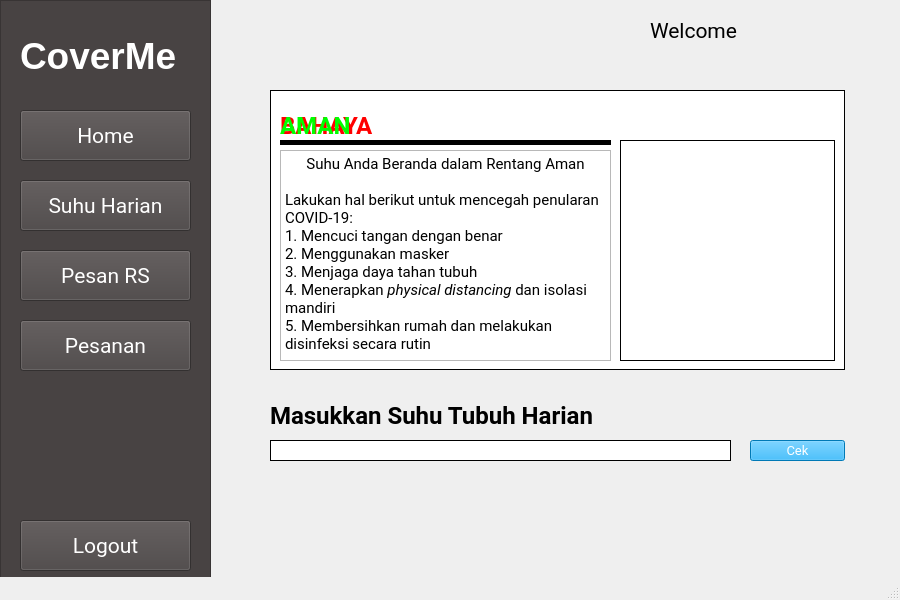
<?xml version="1.0" encoding="UTF-8"?>
<ui version="4.0">
 <class>MainWindow</class>
 <widget class="QMainWindow" name="MainWindow">
  <property name="enabled">
   <bool>true</bool>
  </property>
  <property name="geometry">
   <rect>
    <x>0</x>
    <y>0</y>
    <width>900</width>
    <height>600</height>
   </rect>
  </property>
  <property name="font">
   <font>
    <family>Roboto</family>
    <pointsize>11</pointsize>
   </font>
  </property>
  <property name="windowTitle">
   <string>MainWindow</string>
  </property>
  <widget class="QWidget" name="centralwidget">
   <widget class="QLabel" name="Nama_Admin">
    <property name="geometry">
     <rect>
      <x>650</x>
      <y>0</y>
      <width>251</width>
      <height>61</height>
     </rect>
    </property>
    <property name="font">
     <font>
      <family>Roboto</family>
      <pointsize>16</pointsize>
     </font>
    </property>
    <property name="text">
     <string>Welcome  &lt;KlienName&gt;</string>
    </property>
   </widget>
   <widget class="QLabel" name="header_tambah">
    <property name="geometry">
     <rect>
      <x>270</x>
      <y>400</y>
      <width>351</width>
      <height>31</height>
     </rect>
    </property>
    <property name="font">
     <font>
      <pointsize>18</pointsize>
      <weight>75</weight>
      <bold>true</bold>
     </font>
    </property>
    <property name="styleSheet">
     <string notr="true">QLabel{
	color: rgb(0, 0, 0);
}</string>
    </property>
    <property name="text">
     <string>Masukkan Suhu Tubuh Harian</string>
    </property>
   </widget>
   <widget class="QFrame" name="Sidebar">
    <property name="geometry">
     <rect>
      <x>0</x>
      <y>0</y>
      <width>211</width>
      <height>591</height>
     </rect>
    </property>
    <property name="styleSheet">
     <string notr="true">QFrame{
	background-color: rgb(72, 67, 67);
}</string>
    </property>
    <property name="frameShape">
     <enum>QFrame::StyledPanel</enum>
    </property>
    <property name="frameShadow">
     <enum>QFrame::Raised</enum>
    </property>
    <widget class="QPushButton" name="SuhuHarian">
     <property name="geometry">
      <rect>
       <x>20</x>
       <y>180</y>
       <width>171</width>
       <height>51</height>
      </rect>
     </property>
     <property name="font">
      <font>
       <family>Roboto</family>
       <pointsize>16</pointsize>
      </font>
     </property>
     <property name="styleSheet">
      <string notr="true">QPushButton{
	background-color: rgb(72, 67, 67);
	color: rgb(255, 255, 255);
}</string>
     </property>
     <property name="text">
      <string>Suhu Harian</string>
     </property>
    </widget>
    <widget class="QLabel" name="label">
     <property name="geometry">
      <rect>
       <x>20</x>
       <y>20</y>
       <width>171</width>
       <height>71</height>
      </rect>
     </property>
     <property name="font">
      <font>
       <pointsize>28</pointsize>
       <weight>75</weight>
       <bold>true</bold>
      </font>
     </property>
     <property name="styleSheet">
      <string notr="true">QLabel{
	color: rgb(255, 255, 255);
}</string>
     </property>
     <property name="text">
      <string>CoverMe</string>
     </property>
    </widget>
    <widget class="QPushButton" name="PesanRS">
     <property name="geometry">
      <rect>
       <x>20</x>
       <y>250</y>
       <width>171</width>
       <height>51</height>
      </rect>
     </property>
     <property name="font">
      <font>
       <family>Roboto</family>
       <pointsize>16</pointsize>
      </font>
     </property>
     <property name="styleSheet">
      <string notr="true">QPushButton{
	background-color: rgb(72, 67, 67);
	color: rgb(255, 255, 255);
}</string>
     </property>
     <property name="text">
      <string>Pesan RS</string>
     </property>
    </widget>
    <widget class="QPushButton" name="Pesanan">
     <property name="geometry">
      <rect>
       <x>20</x>
       <y>320</y>
       <width>171</width>
       <height>51</height>
      </rect>
     </property>
     <property name="font">
      <font>
       <family>Roboto</family>
       <pointsize>16</pointsize>
      </font>
     </property>
     <property name="styleSheet">
      <string notr="true">QPushButton{
	background-color: rgb(72, 67, 67);
	color: rgb(255, 255, 255);
}</string>
     </property>
     <property name="text">
      <string>Pesanan</string>
     </property>
    </widget>
    <widget class="QPushButton" name="Home">
     <property name="geometry">
      <rect>
       <x>20</x>
       <y>110</y>
       <width>171</width>
       <height>51</height>
      </rect>
     </property>
     <property name="font">
      <font>
       <family>Roboto</family>
       <pointsize>16</pointsize>
      </font>
     </property>
     <property name="styleSheet">
      <string notr="true">QPushButton{
	background-color: rgb(72, 67, 67);
	color: rgb(255, 255, 255);
}</string>
     </property>
     <property name="text">
      <string>Home</string>
     </property>
    </widget>
    <widget class="QPushButton" name="Logout">
     <property name="geometry">
      <rect>
       <x>20</x>
       <y>520</y>
       <width>171</width>
       <height>51</height>
      </rect>
     </property>
     <property name="font">
      <font>
       <family>Roboto</family>
       <pointsize>16</pointsize>
      </font>
     </property>
     <property name="styleSheet">
      <string notr="true">QPushButton{
	background-color: rgb(72, 67, 67);
	color: rgb(255, 255, 255);
}</string>
     </property>
     <property name="text">
      <string>Logout</string>
     </property>
    </widget>
   </widget>
   <widget class="QLineEdit" name="edit_positif">
    <property name="enabled">
     <bool>true</bool>
    </property>
    <property name="geometry">
     <rect>
      <x>270</x>
      <y>440</y>
      <width>461</width>
      <height>21</height>
     </rect>
    </property>
    <property name="font">
     <font>
      <family>Roboto</family>
      <pointsize>12</pointsize>
      <weight>75</weight>
      <bold>true</bold>
     </font>
    </property>
    <property name="styleSheet">
     <string notr="true">border-style: solid;
border-color: rgb(0, 0, 0);
border-width:1px;
border-style: solid;</string>
    </property>
    <property name="text">
     <string/>
    </property>
    <property name="alignment">
     <set>Qt::AlignCenter</set>
    </property>
   </widget>
   <widget class="QPushButton" name="button_cek_suhu">
    <property name="enabled">
     <bool>true</bool>
    </property>
    <property name="geometry">
     <rect>
      <x>750</x>
      <y>440</y>
      <width>95</width>
      <height>21</height>
     </rect>
    </property>
    <property name="font">
     <font>
      <family>Roboto</family>
      <pointsize>10</pointsize>
     </font>
    </property>
    <property name="styleSheet">
     <string notr="true">background-color: rgb(0, 170, 255);
color: rgb(255, 255, 255);</string>
    </property>
    <property name="text">
     <string>Cek</string>
    </property>
   </widget>
   <widget class="QLabel" name="label_2">
    <property name="enabled">
     <bool>false</bool>
    </property>
    <property name="geometry">
     <rect>
      <x>270</x>
      <y>90</y>
      <width>575</width>
      <height>280</height>
     </rect>
    </property>
    <property name="styleSheet">
     <string notr="true">background-color: rgb(255, 255, 255);
border-color: rgb(0, 0, 0);
border-width:1px;
border-style: solid;</string>
    </property>
    <property name="text">
     <string/>
    </property>
   </widget>
   <widget class="QLabel" name="label_3">
    <property name="enabled">
     <bool>false</bool>
    </property>
    <property name="geometry">
     <rect>
      <x>280</x>
      <y>140</y>
      <width>331</width>
      <height>5</height>
     </rect>
    </property>
    <property name="font">
     <font>
      <pointsize>13</pointsize>
     </font>
    </property>
    <property name="styleSheet">
     <string notr="true">background-color: rgb(0, 0, 0);</string>
    </property>
    <property name="text">
     <string/>
    </property>
   </widget>
   <widget class="QLabel" name="gambar_bahaya">
    <property name="enabled">
     <bool>true</bool>
    </property>
    <property name="geometry">
     <rect>
      <x>620</x>
      <y>140</y>
      <width>215</width>
      <height>221</height>
     </rect>
    </property>
    <property name="styleSheet">
     <string notr="true">border-color: rgb(0, 0, 0);
border-width:1px;
border-style: solid;</string>
    </property>
    <property name="text">
     <string/>
    </property>
    <property name="pixmap">
     <pixmap>../img/sakit.jpg</pixmap>
    </property>
    <property name="scaledContents">
     <bool>true</bool>
    </property>
    <property name="wordWrap">
     <bool>false</bool>
    </property>
   </widget>
   <widget class="QLabel" name="gambar_aman">
    <property name="enabled">
     <bool>true</bool>
    </property>
    <property name="geometry">
     <rect>
      <x>620</x>
      <y>140</y>
      <width>215</width>
      <height>221</height>
     </rect>
    </property>
    <property name="styleSheet">
     <string notr="true">border-color: rgb(0, 0, 0);
border-width:1px;
border-style: solid;</string>
    </property>
    <property name="text">
     <string/>
    </property>
    <property name="pixmap">
     <pixmap>../img/sehat.jpg</pixmap>
    </property>
    <property name="scaledContents">
     <bool>true</bool>
    </property>
    <property name="wordWrap">
     <bool>false</bool>
    </property>
   </widget>
   <widget class="QLabel" name="text_bahaya">
    <property name="geometry">
     <rect>
      <x>280</x>
      <y>110</y>
      <width>151</width>
      <height>31</height>
     </rect>
    </property>
    <property name="font">
     <font>
      <pointsize>18</pointsize>
      <weight>75</weight>
      <bold>true</bold>
     </font>
    </property>
    <property name="styleSheet">
     <string notr="true">QLabel{
	color: rgb(255, 0, 0);
}</string>
    </property>
    <property name="text">
     <string>BAHAYA</string>
    </property>
   </widget>
   <widget class="QLabel" name="text_aman">
    <property name="geometry">
     <rect>
      <x>280</x>
      <y>110</y>
      <width>151</width>
      <height>31</height>
     </rect>
    </property>
    <property name="font">
     <font>
      <pointsize>18</pointsize>
      <weight>75</weight>
      <bold>true</bold>
     </font>
    </property>
    <property name="styleSheet">
     <string notr="true">QLabel{
	color: rgb(0, 255, 0);
}</string>
    </property>
    <property name="text">
     <string>AMAN</string>
    </property>
   </widget>
   <widget class="QTextBrowser" name="pesan_bahaya">
    <property name="geometry">
     <rect>
      <x>280</x>
      <y>150</y>
      <width>331</width>
      <height>211</height>
     </rect>
    </property>
    <property name="html">
     <string>&lt;!DOCTYPE HTML PUBLIC &quot;-//W3C//DTD HTML 4.0//EN&quot; &quot;http://www.w3.org/TR/REC-html40/strict.dtd&quot;&gt;
&lt;html&gt;&lt;head&gt;&lt;meta name=&quot;qrichtext&quot; content=&quot;1&quot; /&gt;&lt;style type=&quot;text/css&quot;&gt;
p, li { white-space: pre-wrap; }
&lt;/style&gt;&lt;/head&gt;&lt;body style=&quot; font-family:'Roboto'; font-size:11pt; font-weight:400; font-style:normal;&quot;&gt;
&lt;p align=&quot;center&quot; style=&quot; margin-top:0px; margin-bottom:0px; margin-left:0px; margin-right:0px; -qt-block-indent:0; text-indent:0px;&quot;&gt;Suhu Anda Beranda dalam Rentang Bahaya&lt;/p&gt;
&lt;p align=&quot;justify&quot; style=&quot;-qt-paragraph-type:empty; margin-top:0px; margin-bottom:0px; margin-left:0px; margin-right:0px; -qt-block-indent:0; text-indent:0px;&quot;&gt;&lt;br /&gt;&lt;/p&gt;
&lt;p align=&quot;justify&quot; style=&quot; margin-top:0px; margin-bottom:0px; margin-left:0px; margin-right:0px; -qt-block-indent:0; text-indent:0px;&quot;&gt;1. Apabila Anda tidak merasakan gejala COVID-19 seperti sesak nafas dan nyeri dada, lakukan isolasi mandiri di rumah Anda hingga suhu Anda kembali ke Rentang Aman.&lt;/p&gt;
&lt;p align=&quot;justify&quot; style=&quot;-qt-paragraph-type:empty; margin-top:0px; margin-bottom:0px; margin-left:0px; margin-right:0px; -qt-block-indent:0; text-indent:0px;&quot;&gt;&lt;br /&gt;&lt;/p&gt;
&lt;p align=&quot;justify&quot; style=&quot; margin-top:0px; margin-bottom:0px; margin-left:0px; margin-right:0px; -qt-block-indent:0; text-indent:0px;&quot;&gt;2. Apabila Anda merasakan gejala COVID-19, segera melakukan pemesanan rumah sakit. Pemesanan rumah sakit dapat dilakukan melalui menu Pesan RS.&lt;/p&gt;&lt;/body&gt;&lt;/html&gt;</string>
    </property>
   </widget>
   <widget class="QTextBrowser" name="pesan_aman">
    <property name="geometry">
     <rect>
      <x>280</x>
      <y>150</y>
      <width>331</width>
      <height>211</height>
     </rect>
    </property>
    <property name="html">
     <string>&lt;!DOCTYPE HTML PUBLIC &quot;-//W3C//DTD HTML 4.0//EN&quot; &quot;http://www.w3.org/TR/REC-html40/strict.dtd&quot;&gt;
&lt;html&gt;&lt;head&gt;&lt;meta name=&quot;qrichtext&quot; content=&quot;1&quot; /&gt;&lt;style type=&quot;text/css&quot;&gt;
p, li { white-space: pre-wrap; }
&lt;/style&gt;&lt;/head&gt;&lt;body style=&quot; font-family:'Roboto'; font-size:11pt; font-weight:400; font-style:normal;&quot;&gt;
&lt;p align=&quot;center&quot; style=&quot; margin-top:0px; margin-bottom:0px; margin-left:0px; margin-right:0px; -qt-block-indent:0; text-indent:0px;&quot;&gt;Suhu Anda Beranda dalam Rentang Aman&lt;/p&gt;
&lt;p style=&quot;-qt-paragraph-type:empty; margin-top:0px; margin-bottom:0px; margin-left:0px; margin-right:0px; -qt-block-indent:0; text-indent:0px;&quot;&gt;&lt;br /&gt;&lt;/p&gt;
&lt;p style=&quot; margin-top:0px; margin-bottom:0px; margin-left:0px; margin-right:0px; -qt-block-indent:0; text-indent:0px;&quot;&gt;Lakukan hal berikut untuk mencegah penularan COVID-19:&lt;/p&gt;
&lt;p style=&quot; margin-top:0px; margin-bottom:0px; margin-left:0px; margin-right:0px; -qt-block-indent:0; text-indent:0px;&quot;&gt;1. Mencuci tangan dengan benar&lt;/p&gt;
&lt;p style=&quot; margin-top:0px; margin-bottom:0px; margin-left:0px; margin-right:0px; -qt-block-indent:0; text-indent:0px;&quot;&gt;2. Menggunakan masker&lt;/p&gt;
&lt;p style=&quot; margin-top:0px; margin-bottom:0px; margin-left:0px; margin-right:0px; -qt-block-indent:0; text-indent:0px;&quot;&gt;3. Menjaga daya tahan tubuh&lt;/p&gt;
&lt;p style=&quot; margin-top:0px; margin-bottom:0px; margin-left:0px; margin-right:0px; -qt-block-indent:0; text-indent:0px;&quot;&gt;4. Menerapkan &lt;span style=&quot; font-style:italic;&quot;&gt;physical distancing&lt;/span&gt; dan isolasi mandiri&lt;/p&gt;
&lt;p style=&quot; margin-top:0px; margin-bottom:0px; margin-left:0px; margin-right:0px; -qt-block-indent:0; text-indent:0px;&quot;&gt;5. Membersihkan rumah dan melakukan disinfeksi secara rutin&lt;/p&gt;&lt;/body&gt;&lt;/html&gt;</string>
    </property>
   </widget>
   <zorder>label_2</zorder>
   <zorder>Nama_Admin</zorder>
   <zorder>header_tambah</zorder>
   <zorder>Sidebar</zorder>
   <zorder>edit_positif</zorder>
   <zorder>button_cek_suhu</zorder>
   <zorder>label_3</zorder>
   <zorder>gambar_bahaya</zorder>
   <zorder>gambar_aman</zorder>
   <zorder>text_bahaya</zorder>
   <zorder>text_aman</zorder>
   <zorder>pesan_bahaya</zorder>
   <zorder>pesan_aman</zorder>
  </widget>
  <widget class="QStatusBar" name="statusbar"/>
 </widget>
 <resources/>
 <connections/>
</ui>
